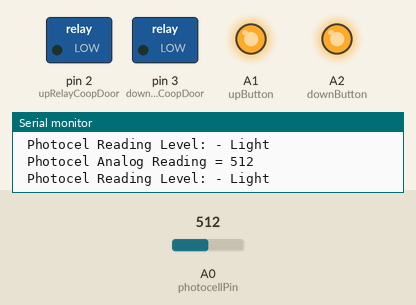
The sketch below on a simulated Arduino Uno, built with avr-gcc and run on an emulated ATmega328P. Shown: switched loads named in the sketch (green lamp = pin HIGH), output pins drawn as LEDs (lit = HIGH), the last lines printed to the serial monitor. The inputs (shaded band) are chosen by the test bench; at power-on: A0 (photocellPin) = 512.

Above: at 2.8 s.
2.9 s: A0 (photocellPin) set to 135
4.4 s: A0 (photocellPin) set to 114
7.5 s: A0 (photocellPin) set to 54
11.5 s: A0 (photocellPin) set to 47
At 20.4 s:
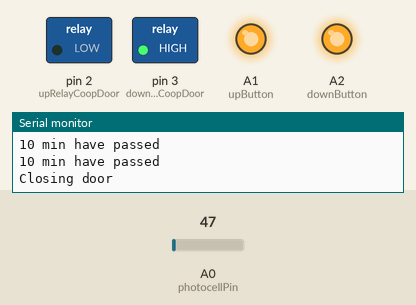
Timing chart, 0 to 21.5 s (numbered marks = the images above; inputs shaded):
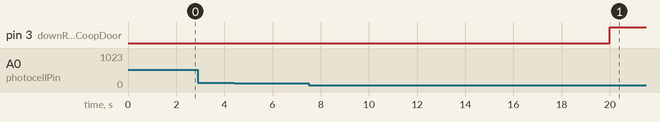

Measured:
- the behaviour switches between 51 and 50 on A0 (photocellPin) (found by bisection; images 0 and 1)
- after the input at 11.5 s, pin 3 (downRelayCoopDoor): LOW → HIGH after 8.5 s

The sketch:

ChickenCoopSwitch.ino
```cpp
// libraries
#include "SimpleTimer.h"    // load the SimpleTimer library to make timers, instead of delays & too many millis statements
#include "OneWire.h"        // load the onewire library

//pins
  const int photocellPin = A0;                 // photocell connected to analog 0
  const int upRelayCoopDoor = 2;          // relay coop door up
  const int downRelayCoopDoor = 3;  // relay coop door down
  const int upButton = A1;
  const int downButton = A2;
// vars
  const int doorTimer = 15000;
  bool doorClosed;

// photocell
  int photocellReading;                        // analog reading of the photocel
  int photocellReadingLevel;                   // photocel reading levels (dark, twilight, light)

// Create a first timer and specify its interval in milliseconds
  SimpleTimer firstTimer(10000);
  SimpleTimer sensorTimer(1000);

// ************************************** the setup **************************************

void setup(void) {
  Serial.begin(9600);

// welcome message
  Serial.println(" Checking doCoopDoor: every 10 minutes for light levels to open or close door");
  Serial.println();

// coop door
  doorClosed = false;

// buttons
  pinMode(upButton, OUTPUT); // Generally, in push-button we take INPUT as a parameter but here we take OUTPUT because ANALOG PIN
  digitalWrite(upButton, HIGH); // Make button condition HIGH
  pinMode(downButton, OUTPUT); // Generally, in push-button we take INPUT as a parameter but here we take OUTPUT because ANALOG PIN
  digitalWrite(downButton, HIGH); // Make button condition HIGH

// coop door motor
  pinMode (upRelayCoopDoor, OUTPUT);    // coop door relay up  = output
  pinMode (downRelayCoopDoor, OUTPUT);     // coop door relay down = output

  digitalWrite(upRelayCoopDoor, LOW);
  digitalWrite(downRelayCoopDoor, LOW);
}

// functions

// operate the coop door

// photocel to read levels of exterior light

 void readPhotoCell() { // function to be called repeatedly - per cooptimer set in setup

    photocellReading = analogRead(photocellPin);
      Serial.print(" Photocel Analog Reading = ");
      Serial.println(photocellReading);

//  set photocel threshholds
        if (photocellReading >= 0 && photocellReading <= 50) {
        photocellReadingLevel = '1';
        Serial.print(" Photocel Reading Level:");
        Serial.println(" - Dark");
      }  else if (photocellReading  > 50 && photocellReading <= 125){
         photocellReadingLevel = '2';
         Serial.print(" Photocel Reading Level:");
         Serial.println(" - Twilight");
      }  else if (photocellReading  > 125 ) {
         photocellReadingLevel = '3';
         Serial.print(" Photocel Reading Level:");
         Serial.println(" - Light");
       }
     }

// open the coop door manually

void openCoopManual()
{
  // Now, normal push-button operation, LED blink when we press push button
  if(digitalRead(upButton) == LOW & !digitalRead(downButton) == LOW)  // If button pressed
  {
    digitalWrite(upRelayCoopDoor, HIGH);   // Blink LED
  }
  else digitalWrite(upRelayCoopDoor, LOW); // Else LED is off
}

void closeCoopManual()
{
  // Now, normal push-button operation, LED blink when we press push button

  if(digitalRead(downButton) == LOW & !digitalRead(upButton) == LOW)  // If button pressed
  {
    digitalWrite(downRelayCoopDoor, HIGH);   // Blink LED
  }
  else digitalWrite(downRelayCoopDoor, LOW); // Else LED is off
}


// open the coop door motor
  void openCoop(){
    digitalWrite (upRelayCoopDoor, HIGH);
    delay(doorTimer);
    digitalWrite (upRelayCoopDoor, LOW);
    doorClosed = false;
  }

// close the coop door motor
  void closeCoop(){
    digitalWrite (downRelayCoopDoor, HIGH);
    delay(doorTimer);
    digitalWrite (downRelayCoopDoor, LOW);
    doorClosed = true;
  }


  void doCoopDoor(){
      Serial.println("10 min have passed");
      if (photocellReadingLevel  == '1' && !doorClosed) {              // if it's dark
        if (photocellReadingLevel != '2' ) {             // if it's not twilight
          if (photocellReadingLevel != '3') {           // if it's not light
            Serial.println("Closing door");
            closeCoop();                      // close the door
            Serial.println("Door closed");
          }
        }
      }
       if (photocellReadingLevel  == '3' && doorClosed) {             // if it's light
        if (photocellReadingLevel != '2') {             // if it's not twilight
          if (photocellReadingLevel != '1') {           // if it's not dark
            Serial.println("Opening door");
            openCoop();                       // Open the door
            Serial.println("Door open");
          }
        }
      }
    }

// ************************************** the loop **************************************
void loop() {
  openCoopManual();
  closeCoopManual();
  if (sensorTimer.isReady()) {
    readPhotoCell();
    sensorTimer.reset();
    }
  if (firstTimer.isReady() & !digitalRead(upButton) == LOW  & !digitalRead(downButton) == LOW) {            // Check is ready a first timer
        Serial.println("10 min have passed");
        doCoopDoor();
        firstTimer.reset();
  }
}
```
